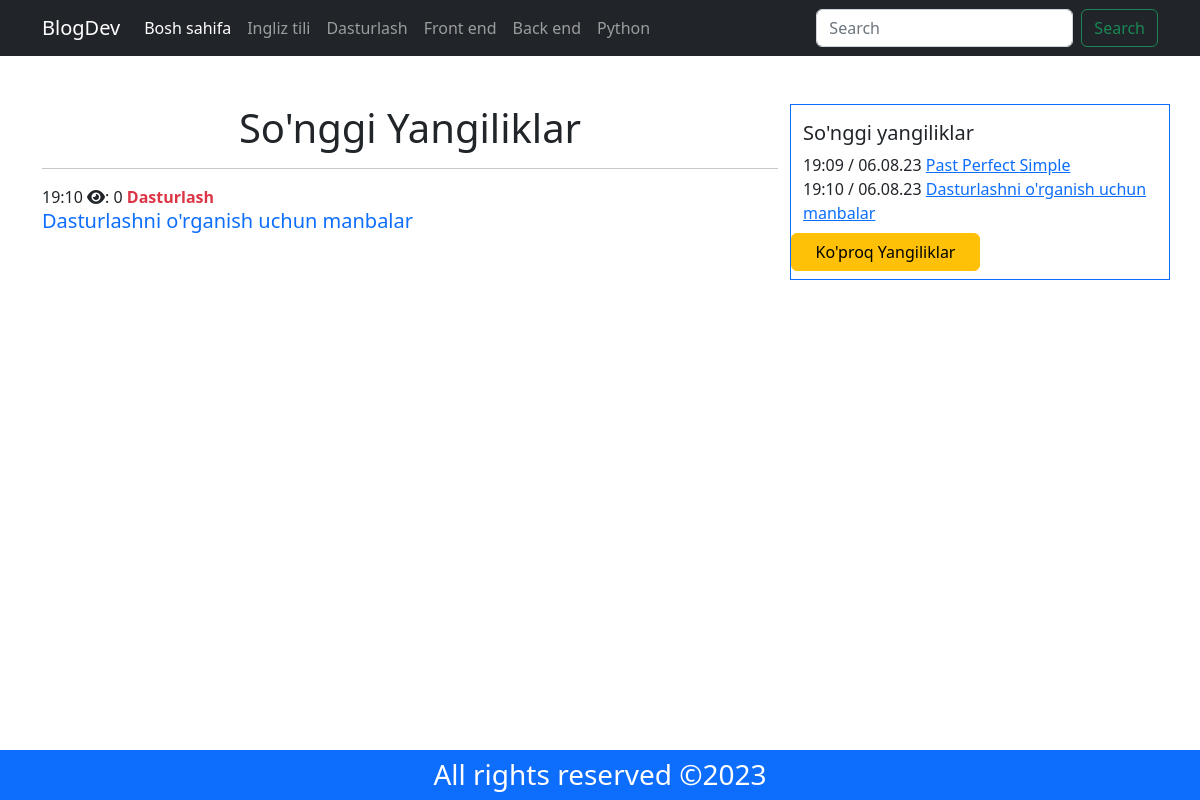
The app's page /allPost/?catId=2 with its own data.
### posts/models.py (models this page shows, shortened)
class Category(models.Model):
    name = models.CharField(max_length=255)
    slug = models.SlugField(max_length=255, unique=True)
    created_at = models.DateTimeField(auto_now_add=True)
    updated_at = models.DateTimeField(auto_now=True)
    class Meta:
        verbose_name_plural = 'Kategoriylar'
    def __str__(self):
        return self.name

class Post(models.Model):
    cat_id = models.ForeignKey(Category, on_delete=models.CASCADE)
    title = models.CharField(max_length=255)
    slug = models.SlugField(max_length=255, unique=True, null=True)
    body = RichTextUploadingField()
    post_img = models.ImageField(upload_to='posts')  # rasm yuklash
    date_added = models.DateTimeField()
    post_view = models.IntegerField()
    created_at = models.DateTimeField(auto_now_add=True)
    upload_at = models.DateTimeField(auto_now=True)
    author = models.ForeignKey(User, on_delete=models.CASCADE)
    class Meta:
        verbose_name_plural = 'Postlar'

### posts/views.py (the view)
# urls.py: path('allPost/',allPost,name='allPost-page')
def allPost(request):
    context = {}
    categories = Category.objects.all()
    interested_posts = Post.objects.all().order_by('-post_view')[0:8]
    context['interested_posts']=interested_posts
    context['navbar']=categories
    data = Post.objects.all()
    context['posts'] = data
    if 'catId' in request.GET:
        catId = request.GET['catId']
        filterData = Post.objects.filter(cat_id=catId)
        context['posts']=filterData
    return render(request, 'allPost.html', context)

### templates/allPost.html
{% extends 'base.html' %}
{% block mycontent %}
    <div class="container my-5">
        <div class="row">
        <div class="col-12 col-md-8">
            <h1 class="text-center">So'nggi Yangiliklar</h1>
            <hr>
            {% for post in posts %}
            <span>{{post.date_added | time:'H:i'}}</span>
            <span><i class="fa-solid fa-eye"></i>: {{post.post_view}} </span>
            <span class="md-2 text-danger fw-bold">{{post.cat_id}}</span>
            <a href="{% url 'post_detail-page' post.slug %}"
               class="h5 text-decoration-none d-block"
               style="cursor:pointer">{{post.title}}</a>
            {% endfor %}
        </div>
        {% include 'interested_post.html' %}
        </div>
    </div>
{% endblock %}

### templates/navbar.html (shortened to what this page needs)
<nav class="navbar navbar-expand-lg bg-dark navbar-dark">
  <div class="container">
    <a class="navbar-brand" href="{% url 'home-page' %}">BlogDev</a>
    <div class="collapse navbar-collapse" id="navbarSupportedContent">
      <ul class="navbar-nav me-auto mb-2 mb-lg-0">
        <li class="nav-item">
          <a class="nav-link active" aria-current="page"
             href="{% url 'home-page' %}">
            Bosh sahifa</a>
        </li>
        {% for nav in navbar %}
        <li class="nav-item">
          <a class="nav-link" href="{% url 'allPost-page' %}?catId={{nav.id}}">{{nav.name}}</a>
        </li>
        {% endfor %}
      </ul>
      <form class="d-flex" role="search">
        <input class="form-control me-2" type="search" placeholder="Search" aria-label="Search">
        <button class="btn btn-outline-success" type="submit">Search</button>
      </form>
    </div>
  </div>
</nav>

### templates/interested_post.html
<div class="col-12 col-md-4 border border-primary">
                <div class="row">
                            <h5 class="mt-3">So'nggi yangiliklar</h5>
                    {% for i in interested_posts%}
                    <div class="col-12">
                        <span >{{i.date_added | time:'H:i'}} /
                                    {{i.date_added | date:'d.m.y'}}</span>
                        <a href="{% url  'post_detail-page' i.slug %}" style="cursor:pointer">{{i.title}}</a>
                    </div>
                    {% endfor %}
                    <a  href="{% url 'allPost-page' %}" class="btn btn-warning w-50 my-2">Ko'proq Yangiliklar</a>
                </div>
            </div>

### records on screen
Category: name "Ingliz tili"
Category: name "Dasturlash"
Category: name "Front end"
Category: name "Back end"
Category: name "Python"
Post: date_added "19:10", post_view "0", cat_id "Dasturlash", title "Dasturlashni o'rganish uchun manbalar", date_added "06.08.23"
Post: date_added "19:09", date_added "06.08.23", title "Past Perfect Simple"
